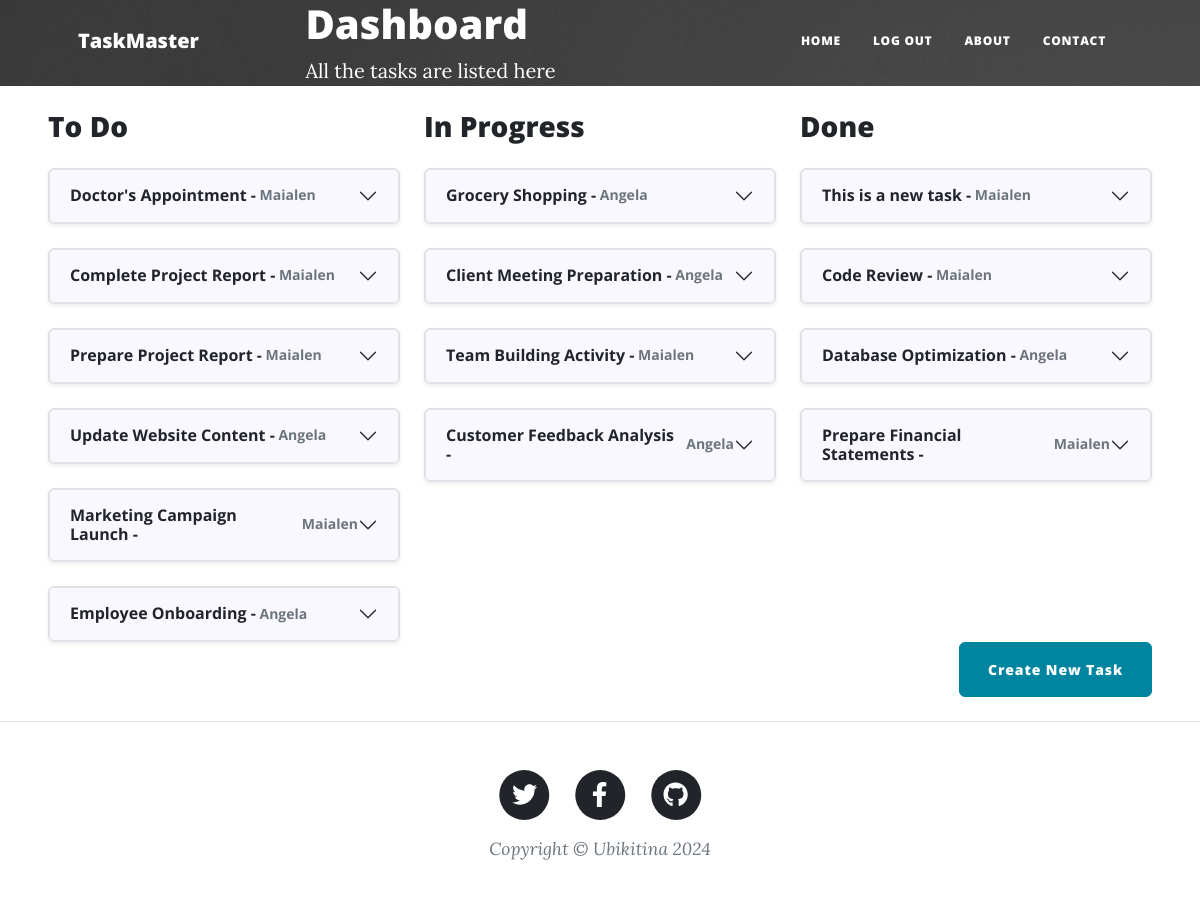
The app's page /dashboard (signed in) with its own data.
### main.py (models this page shows)
class Task(db.Model):
    __tablename__ = "tasks"
    id = db.Column(db.Integer, primary_key=True)
    author_id = db.Column(db.Integer, db.ForeignKey("users.id"))
    author = relationship("User", back_populates="posts")
    title = db.Column(db.String(250), unique=True, nullable=False)
    date = db.Column(db.String(250), nullable=False)
    body = db.Column(db.Text, nullable=False)
    status = db.Column(db.String(250), nullable=False)
    comments = relationship("Comment", back_populates="parent_post")

class User(UserMixin, db.Model):
    __tablename__ = "users"
    id = db.Column(db.Integer, primary_key=True)
    email = db.Column(db.String(100), unique=True)
    password = db.Column(db.String(100))
    name = db.Column(db.String(100))
    posts = relationship("Task", back_populates="author")  # The "author" refers to the author property in the Task class.
    comments = relationship("Comment", back_populates="comment_author")  # "comment_author" refers to the comment_author property in the Comment class.

### main.py (the view)
@app.route('/dashboard')
def dashboard():
    result = db.session.execute(db.select(Task))
    tasks = result.scalars().all()
    return render_template("dashboard.html", all_tasks=tasks, current_user=current_user)

### main.py (called while the page is built)
@login_manager.user_loader
def load_user(user_id):
    return db.get_or_404(User, user_id)

### templates/dashboard.html (shortened to what this page needs)
{% include "header.html" %}
<header class="main-banner" style="background-image: url('../static/assets/img/home-bg.jpg')">
  <div class="container position-relative px-4 px-lg-5">
    <div class="row gx-4 gx-lg-5 justify-content-center">
      <div class="col-md-10 col-lg-8 col-xl-7">
        <div class="site-heading">
          <h1 style="color: white;">Dashboard</h1>
          <span class="subheading" style="color: white;">All the tasks are listed here</span>
        </div>
      </div>
    </div>
  </div>
</header>
<div class="container-fluid px-4 px-lg-5">
  <div class="row gx-4 gx-lg-5 justify-content-center">
    <div class="col-md-12">
      <div class="row">
        <div class="col-md-4">
          <h3>To Do</h3>
          {% for task in all_tasks if task.status == 'To do' %}
          <div class="accordion" id="postAccordionToDo">
            <div class="accordion-item border rounded shadow-sm">
              <h2 class="accordion-header" id="headingPostToDo{{ task.id }}">
                <button class="accordion-button collapsed" type="button" data-bs-toggle="collapse" data-bs-target="#collapsePostToDo{{ task.id }}" aria-expanded="false" aria-controls="collapsePostToDo{{ task.id }}">
                  {{ task.title }} - <small class="text-muted">&nbsp;{{ task.author.name }}</small>
                </button>
              </h2>
            </div>
          </div>
          {% endfor %}
        </div>
        <div class="col-md-4">
          <h3>In Progress</h3>
          {% for task in all_tasks if task.status == 'In progress' %}
          <div class="accordion" id="postAccordionToDo">
            <div class="accordion-item border rounded shadow-sm">
              <h2 class="accordion-header" id="headingPostToDo{{ task.id }}">
                <button class="accordion-button collapsed" type="button" data-bs-toggle="collapse" data-bs-target="#collapsePostToDo{{ task.id }}" aria-expanded="false" aria-controls="collapsePostToDo{{ task.id }}">
                  {{ task.title }} - <small class="text-muted">&nbsp;{{ task.author.name }}</small>
                </button>
              </h2>
            </div>
          </div>
          {% endfor %}
        </div>
        <div class="col-md-4">
          <h3>Done</h3>
          {% for task in all_tasks if task.status == 'Done' %}
          <div class="accordion" id="postAccordionToDo">
            <div class="accordion-item border rounded shadow-sm">
              <h2 class="accordion-header" id="headingPostToDo{{ task.id }}">
                <button class="accordion-button collapsed" type="button" data-bs-toggle="collapse" data-bs-target="#collapsePostToDo{{ task.id }}" aria-expanded="false" aria-controls="collapsePostToDo{{ task.id }}">
                  {{ task.title }} - <small class="text-muted">&nbsp;{{ task.author.name }}</small>
                </button>
              </h2>
            </div>
          </div>
          {% endfor %}
        </div>
      </div>
      {% if current_user.is_authenticated %}
      <div class="d-flex justify-content-end mb-4">
        <a class="btn btn-primary float-right" href="{{url_for('add_new_post')}}">Create New Task</a>
      </div>
      {% endif %}
    </div>
  </div>
</div>
{% include "footer.html" %}

### records on screen
Task: title "Doctor's Appointment", author.name "Maialen"
Task: title "Complete Project Report", author.name "Maialen"
Task: title "Prepare Project Report", author.name "Maialen"
Task: title "Update Website Content", author.name "Angela"
Task: title "Marketing Campaign Launch", author.name "Maialen"
Task: title "Employee Onboarding", author.name "Angela"
Task: title "Grocery Shopping", author.name "Angela"
Task: title "Client Meeting Preparation", author.name "Angela"
Task: title "Team Building Activity", author.name "Maialen"
Task: title "Customer Feedback Analysis", author.name "Angela"
Task: title "This is a new task", author.name "Maialen"
Task: title "Code Review", author.name "Maialen"
Task: title "Database Optimization", author.name "Angela"
Task: title "Prepare Financial Statements", author.name "Maialen"
